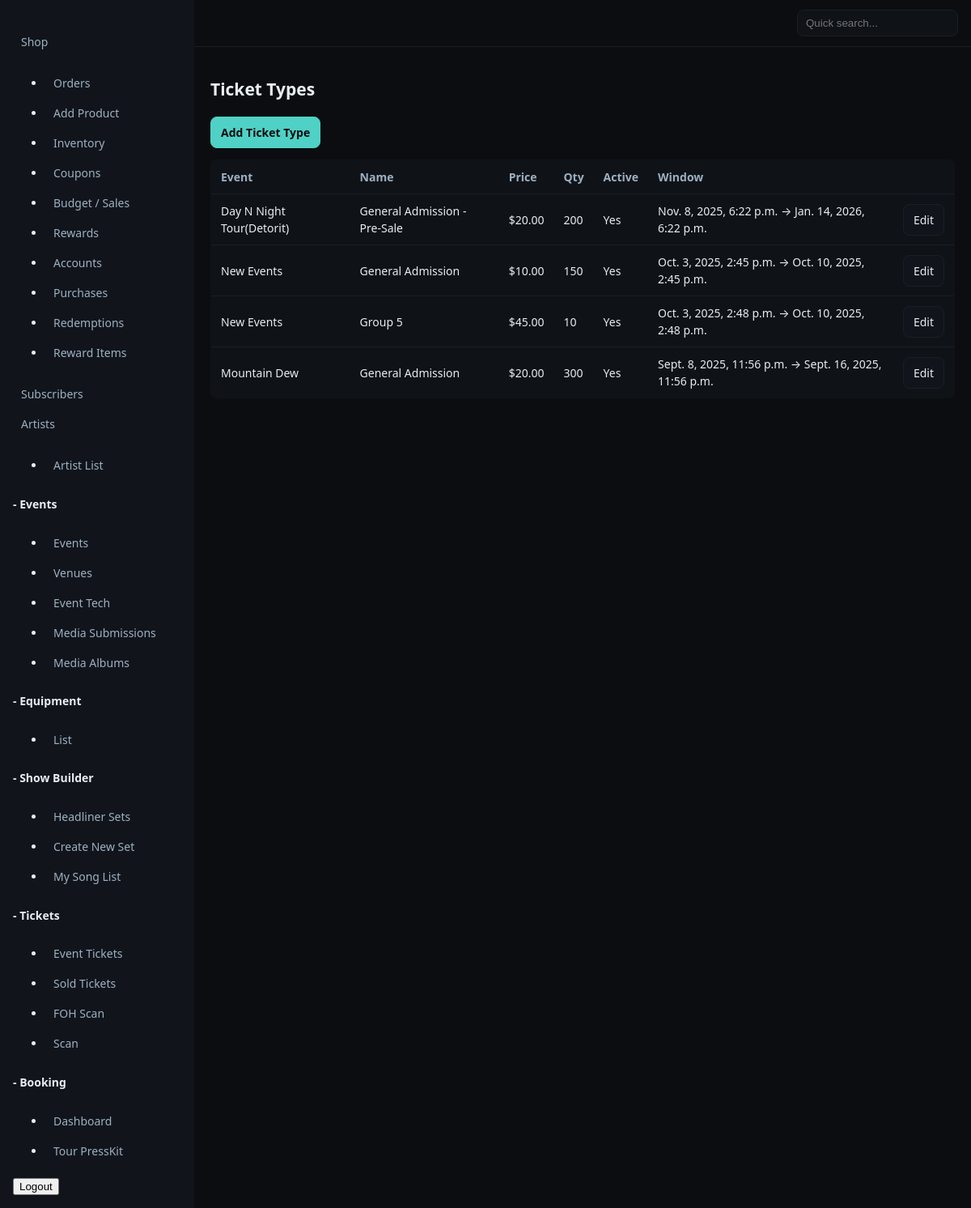
The app's page /control/tickets/ (signed in) with its own data.
### tickets/models.py (models this page shows, shortened)
class TicketType(models.Model):
    event = models.ForeignKey("events.Event", on_delete=models.CASCADE, related_name="ticket_types")
    name = models.CharField(max_length=120)            # e.g., GA, VIP, Early Bird
    price_cents = models.PositiveIntegerField()
    quantity = models.PositiveIntegerField()           # total available
    sales_start = models.DateTimeField(null=True, blank=True)
    sales_end = models.DateTimeField(null=True, blank=True)
    active = models.BooleanField(default=True)
    max_per_order = models.PositiveIntegerField(null=True, blank=True)  # optional cap per checkout

### events/models.py (models this page shows, shortened)
class Event(models.Model):
    name = models.CharField(max_length=200, blank=True)
    is_tour_stop = models.BooleanField(default=False)
    is_21_plus = models.BooleanField(default=False)
    start = models.DateTimeField()
    end = models.DateTimeField(null=True, blank=True)
    venue = models.ForeignKey(Venue, null=True, blank=True, on_delete=models.SET_NULL)
    afterparty_info = models.TextField(blank=True)
    meet_greet_info = models.TextField(blank=True)
    cover_image = models.ImageField(upload_to="events/cover/", blank=True, null=True,
                                    help_text="Wide hero image for the Events page.")
    flyer       = models.ImageField(upload_to="events/flyer/", blank=True, null=True,
                                    help_text="Portrait flyer used on cards if no cover.")
    published = models.BooleanField(default=False)

### tickets/views.py (the view)
# urls.py: path("", views.tickettypes_list, name="list"),
@is_super
def tickettypes_list(request):
    qs = TicketType.objects.select_related("event").order_by("-event__start", "name")
    return render(request, "tickets/list.html", {"types": qs})

### pages/templatetags/shop_extras.py (called while the page is built)
@register.filter
def money(cents):
    try:
        return f"${(int(cents)/100):.2f}"
    except Exception:
        return "$0.00"

### templates/tickets/list.html (shortened to what this page needs)
{% extends 'controlpanel/dashboard.html' %}
{% load static shop_extras %}
{% block content %}
<h1>Ticket Types</h1>
<p><a class="btn primary" href="{% url 'control:tickets:add' %}">Add Ticket Type</a></p>
<table class="table">
  <thead><tr><th>Event</th><th>Name</th><th>Price</th><th>Qty</th><th>Active</th><th>Window</th><th></th></tr></thead>
  <tbody>
  {% for t in types %}
    <tr>
      <td>{{ t.event.name|default:"(unnamed event)" }}</td>
      <td>{{ t.name }}</td>
      <td>{{ t.price_cents|money }}</td>
      <td>{{ t.quantity }}</td>
      <td>{% if t.active %}Yes{% else %}<span class="muted">No</span>{% endif %}</td>
      <td>{{ t.sales_start }} → {{ t.sales_end }}</td>
      <td><a class="btn" href="{% url 'control:tickets:edit' t.id %}">Edit</a></td>
    </tr>
  {% empty %}
    <tr><td colspan="7" class="muted">No ticket types.</td></tr>
  {% endfor %}
  </tbody>
</table>
{% endblock %}

### static/css/control.css (style rules this page uses)
:root { --bg:#0b0d11; --panel:#11151b; --ink:#e7edf3; --muted:#9eb0c2; --accent:#4fd1c5; }
* { box-sizing:border-box }
html,body { height:100% }
body { margin:0;background:var(--bg);color:var(--ink);font:14px/1.5 system-ui,-apple-system,Segoe UI,Roboto }
a { color:var(--ink);text-decoration:none }
.table { width:100%;border-collapse:collapse;background:#0f1318;border:1px solid #1a1f27;border-radius:8px;overflow:hidden }
.table th,.table td { padding:10px 12px;border-bottom:1px solid #1a1f27 }
.table th { text-align:left;color:var(--muted);font-weight:600 }
.btn { display:inline-block;padding:8px 12px;border:1px solid #1a1f27;background:#11151b;color:var(--ink);border-radius:8px }
.btn.primary { background:var(--accent);border-color:var(--accent);color:#0b0d11;font-weight:700 }

### records on screen
TicketType: event.name "Day N Night Tour(Detorit)", name "General Admission - Pre-Sale", price_cents "$20.00", quantity "200", active "Yes", sales_start "Nov. 8, 2025, 6:22 p.m.", sales_end "Jan. 14, 2026, 6:22 p.m."
TicketType: event.name "New Events", name "General Admission", price_cents "$10.00", quantity "150", active "Yes", sales_start "Oct. 3, 2025, 2:45 p.m.", sales_end "Oct. 10, 2025, 2:45 p.m."
TicketType: event.name "New Events", name "Group 5", price_cents "$45.00", quantity "10", active "Yes", sales_start "Oct. 3, 2025, 2:48 p.m.", sales_end "Oct. 10, 2025, 2:48 p.m."
TicketType: event.name "Mountain Dew", name "General Admission", price_cents "$20.00", quantity "300", active "Yes", sales_start "Sept. 8, 2025, 11:56 p.m.", sales_end "Sept. 16, 2025, 11:56 p.m."
